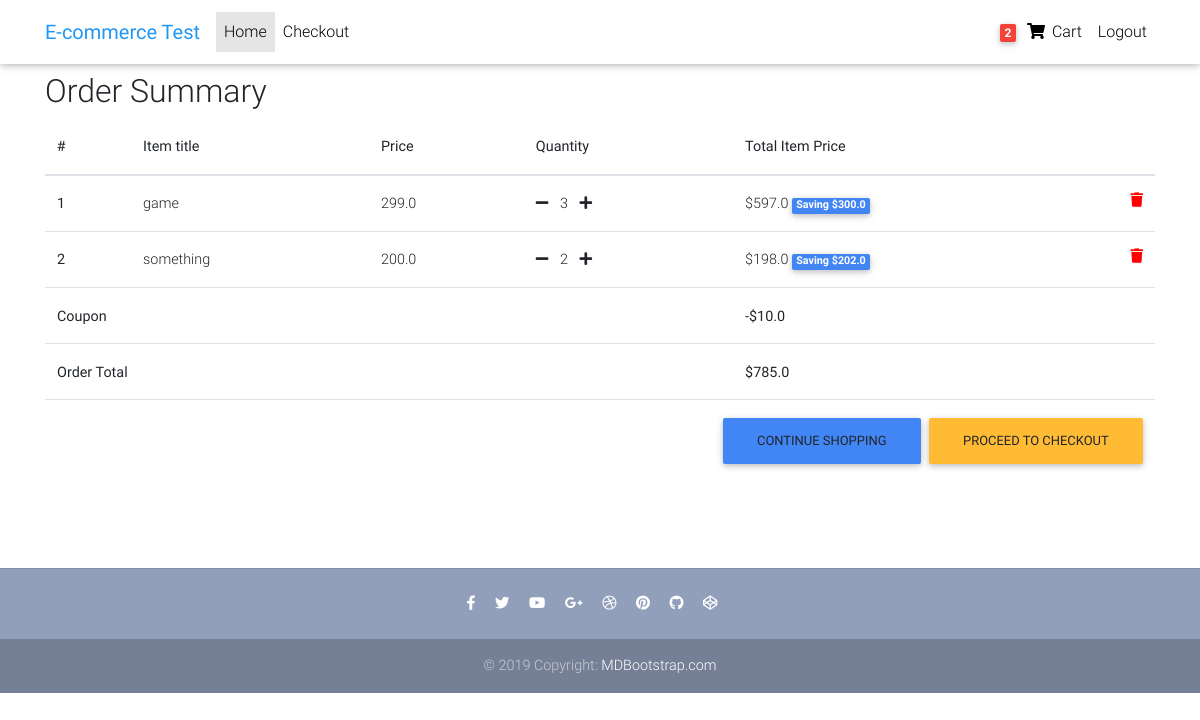
Page /order-summary/ (signed in) on the committed database.
### store/models.py (models this page shows, shortened)
class Order(models.Model):
    user = models.ForeignKey(settings.AUTH_USER_MODEL,
                             on_delete=models.CASCADE, verbose_name='Заказчик')
    ref_code = models.CharField(max_length=20, blank=True, null=True)
    items = models.ManyToManyField(OrderItem)
    start_date = models.DateTimeField(
        auto_now_add=True, verbose_name='Дата начала заказа')
    ordered_date = models.DateTimeField(verbose_name='Дата заказа')
    ordered = models.BooleanField(default=False, verbose_name='Заказано')
    shipping_address = models.ForeignKey(
        'Address', related_name='shipping_address', on_delete=models.SET_NULL, blank=True, null=True, verbose_name='Адрес доставки')
    billing_address = models.ForeignKey(
        'Address', related_name='billing_address', on_delete=models.SET_NULL, blank=True, null=True, verbose_name='Адрес проживания')
    payment = models.ForeignKey(
        'Payment', on_delete=models.SET_NULL, blank=True, null=True, verbose_name='Оплата')
    coupon = models.ForeignKey(
        'Coupon', on_delete=models.SET_NULL, blank=True, null=True, verbose_name='Купон')
    being_delivered = models.BooleanField(
        default=False, verbose_name='Доставляется')
    received = models.BooleanField(default=False, verbose_name='Получено')
    refund_requested = models.BooleanField(
        default=False, verbose_name='Запрос на возмещение')
    refund_granted = models.BooleanField(
        default=False, verbose_name='Возмещено')
    '''
    1. Item added to cart
    2. Adding a billing address
    (Failed checkout)
    3. Payment
    (Preprocessing, processing, packaging etc.)
    4. Being delivered
    5. Received
    6. Refunds
    '''
    class Meta:
        verbose_name = 'Заказ'
        verbose_name_plural = 'Заказы'
    def get_total(self):
        total = 0
        for order_item in self.items.all():
            total += order_item.get_final_price()
        if self.coupon:
            total -= self.coupon.amount
        return total

class OrderItem(models.Model):
    user = models.ForeignKey(settings.AUTH_USER_MODEL,
                             on_delete=models.CASCADE, verbose_name='Заказчик')
    ordered = models.BooleanField(default=False, verbose_name='Заказано')
    item = models.ForeignKey(
        Item, on_delete=models.CASCADE, verbose_name='Товар')
    quantity = models.IntegerField(default=1, verbose_name='Количество')
    class Meta:
        verbose_name = 'Заказ-Товар'
        verbose_name_plural = 'Заказы-Товары'
    def get_total_item_price(self):
        return self.quantity * self.item.price
    def get_total_discount_item_price(self):
        return self.quantity * self.item.discount_price
    def get_amount_saved(self):
        return self.get_total_item_price() - self.get_total_discount_item_price()
    def get_final_price(self):
        if self.item.discount_price:
            return self.get_total_discount_item_price()
        return self.get_total_item_price()

class Item(models.Model):
    title = models.CharField(max_length=100, verbose_name='Наименование')
    price = models.FloatField(verbose_name='Цена')
    discount_price = models.FloatField(
        blank=True, null=True, verbose_name='Цена со скидкой')
    category = models.CharField(
        choices=CATEGORY_CHOICES, max_length=2, verbose_name='Категория')
    label = models.CharField(choices=LABEL_CHOICES,
                             max_length=1, verbose_name='Лейба')
    slug = models.SlugField(verbose_name='Слаг')
    description = models.TextField(verbose_name='Описание')
    image = models.ImageField()
    class Meta:
        verbose_name = 'Товар'
        verbose_name_plural = 'Товары'

class Coupon(models.Model):
    code = models.CharField(max_length=15)
    amount = models.FloatField()
    class Meta:
        verbose_name = 'Купон'
        verbose_name_plural = 'Купоны'

### store/views.py (the view)
# urls.py: path('order-summary/', OrderSummaryView.as_view(), name='order-summary'),
class OrderSummaryView(LoginRequiredMixin, View):
    def get(self, *args, **kwargs):
        try:
            order = Order.objects.get(user=self.request.user, ordered=False)
            context = {
                'object': order
            }
            return render(self.request, 'store/order_summary.html', context)
        except ObjectDoesNotExist:
            messages.warning(self.request, "You do not have an active order")
            return redirect("/")

### store/templatetags/cart_template_tags.py (called while the page is built)
@register.filter
def cart_item_count(user):
    if user.is_authenticated:
        qs = Order.objects.filter(user=user, ordered=False)
        if qs.exists():
            return qs[0].items.count()
    return 0

### store/templates/store/order_summary.html (shortened to what this page needs)
{% extends "store/base.html" %} {% block content %}
<main>
  <div class="container">
    <div class="table-responsive text-nowrap">
      <h2>Order Summary</h2>
      <table class="table">
        <thead>
          <tr>
            <th scope="col">#</th>
            <th scope="col">Item title</th>
            <th scope="col">Price</th>
            <th scope="col">Quantity</th>
            <th scope="col">Total Item Price</th>
          </tr>
        </thead>
        <tbody>
          {% for order_item in object.items.all %}
          <tr>
            <th scope="row">{{ forloop.counter }}</th>
            <td>{{ order_item.item.title }}</td>
            <td>{{ order_item.item.price }}</td>
            <td>
              <a
                href="{% url 'store:remove-single-item-from-cart' order_item.item.slug %}"
                ><i class="fas fa-minus mr-2"></i
              ></a>
              {{ order_item.quantity }}
              <a href="{% url 'store:add-to-cart' order_item.item.slug %}"
                ><i class="fas fa-plus ml-2"></i
              ></a>
            </td>
            <td>
              {% if order_item.item.discount_price %}
              ${{order_item.get_total_discount_item_price}}
              <span class="badge badge-primary"
                >Saving ${{ order_item.get_amount_saved }}</span
              >
              {% else %} ${{ order_item.get_total_item_price }} {% endif %}
              <a
                style="color: red"
                href="{% url 'store:remove-from-cart' order_item.item.slug %}"
              >
                <i class="fas fa-trash float-right"></i>
              </a>
            </td>
          </tr>
          {% endfor %} {% if object.coupon %}
          <tr>
            <td colspan="4"><b>Coupon</b></td>
            <td><b>-${{ object.coupon.amount }}</b></td>
          </tr>
          {% endif %} {% if object.get_total %}
          <tr>
            <td colspan="4"><b>Order Total</b></td>
            <td><b>${{ object.get_total }}</b></td>
          </tr>
          <tr>
            <td colspan="5">
              <a class="btn btn-warning float-right ml-2" href="/checkout/"
                >Proceed to checkout</a
              >
              <a class="btn btn-primary float-right" href="/"
                >Continue shopping</a
              >
            </td>
          </tr>
          {% endif %}
        </tbody>
      </table>
    </div>
  </div>
</main>
{% endblock content %}

### store/templates/store/navbar.html (shortened to what this page needs)
{% load cart_template_tags %}
<nav
  class="navbar fixed-top navbar-expand-lg navbar-light white scrolling-navbar"
>
  <div class="container">
    <a class="navbar-brand waves-effect" href="/">
      <strong class="blue-text">E-commerce Test</strong>
    </a>
    <div class="collapse navbar-collapse" id="navbarSupportedContent">
      <ul class="navbar-nav mr-auto">
        <li class="nav-item active">
          <a class="nav-link waves-effect" href="/"
            >Home
          </a>
        </li>
        <li class="nav-item">
          <a class="nav-link waves-effect" href="#"> Checkout</a>
        </li>
      </ul>
      <ul class="navbar-nav nav-flex-icons">
        {% if request.user.is_authenticated %}
        <li class="nav-item">
          <a
            href="{% url 'store:order-summary' %}"
            class="nav-link waves-effect"
          >
            <span class="badge red z-depth-1 mr-1">
              {{ request.user|cart_item_count }}
            </span>
            <i class="fas fa-shopping-cart"></i>
            <span class="clearfix d-none d-sm-inline-block"> Cart </span>
          </a>
        </li>
        <li class="nav-item">
          <a class="nav-link waves-effect" href="{% url 'account_logout' %}">
            <span class="clearfix d-none d-sm-inline-block"> Logout </span>
          </a>
        </li>
        {% endif %}
      </ul>
    </div>
  </div>
</nav>

### store/templates/store/base.html (style rules this page uses)
html, body, header, .carousel { height: 60vh; }

### rows in the picture
OrderItem: item "game", item.price "299.0", quantity "3", get_total_discount_item_price "597.0", get_amount_saved "300.0"
OrderItem: item "something", item.price "200.0", quantity "2", get_total_discount_item_price "198.0", get_amount_saved "202.0"
Order: coupon.amount "10.0", get_total "785.0"

### other values in the picture
{{ request.user|cart_item_count }} "2"
